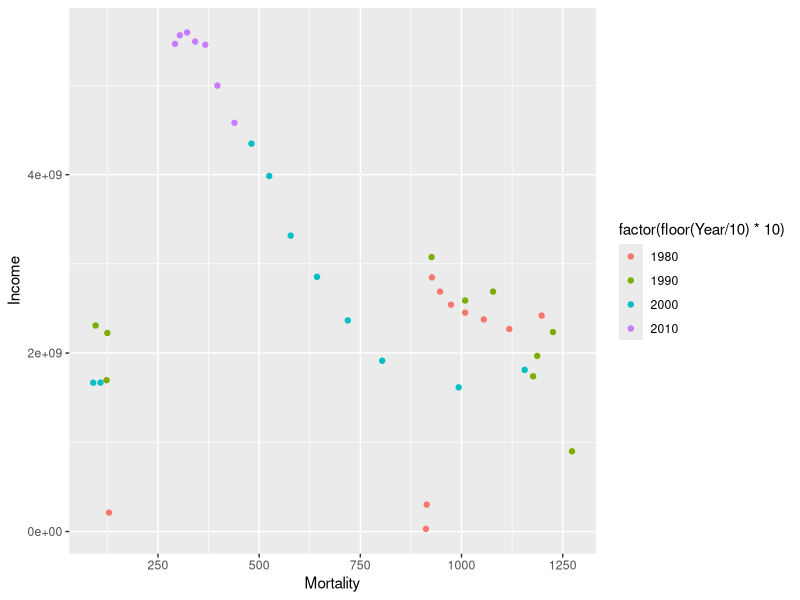
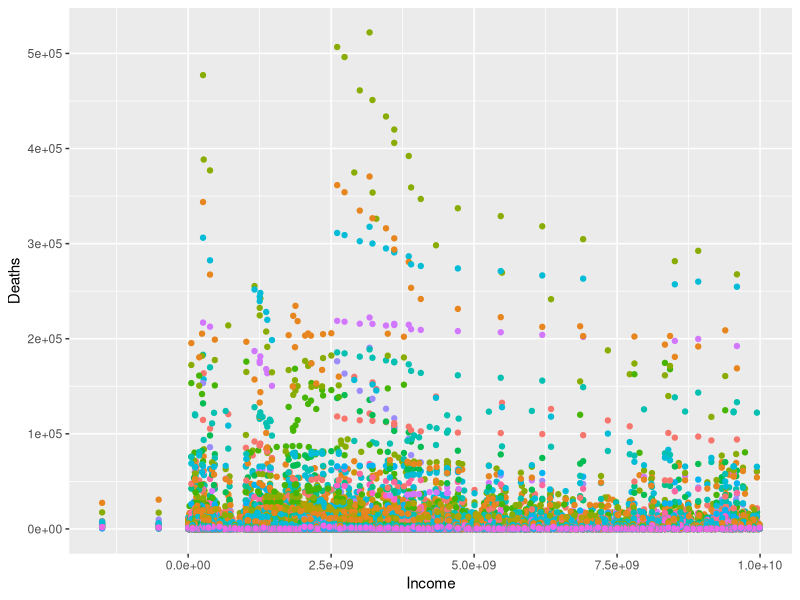

Source code (R) for these figures, in order:
## ---- chunk 1
library(tidyverse)
## ---- chunk 2
cause_of_death <- read_delim("causes-of-death-in-children.csv")
by_age <- read_delim("child-deaths-by-age.csv")
mortality_fertility_income <- read_delim("MortalityFertilityIncome.csv")

head(cause_of_death)
head(by_age)
head(mortality_fertility_income)
## ---- chunk 3
cat("Cause of Death\n")
print(names(cause_of_death))
cat("\n")
cat("Death By Age\n")
print(names(by_age))
cat("Mortality Fertility And Income\n")
print(names(mortality_fertility_income))
## ---- chunk 4
mortality <- mortality_fertility_income %>%
  select(starts_with("m"))

fertility <- mortality_fertility_income %>%
  select(starts_with("f"))

income <- mortality_fertility_income %>%
  select(starts_with("i"))

names(mortality) <- substring(names(mortality), 2)
names(fertility) <- substring(names(fertility), 2)
names(income) <- substring(names(income), 2)

mortality <- cbind(mortality, mortality_fertility_income[,c('Country Name', 'Country Code', 'Region')])
fertility <- cbind(fertility, mortality_fertility_income[,c('Country Name', 'Country Code', 'Region')])
income <- cbind(income, mortality_fertility_income[,c('Country Name', 'Country Code', 'Region')])
## ---- chunk 5
mortality_longer <- pivot_longer(mortality, -c("Country Code", "Country Name", "Region"), names_to="Year", values_to="Mortality")

income_longer <- pivot_longer(income, -c("Country Code", "Country Name", "Region"), names_to="Year", values_to="Income")
## ---- chunk 6
m_i <- merge(mortality_longer, income_longer)

m_i$Year <- as.integer(m_i$Year)

m_i <- m_i %>%
  filter(!is.na(Mortality)) %>%
  filter(!is.na(Income)) %>%
  filter(`Country Code` == "RWA")

ggplot(m_i, aes(x = Mortality, y = Income, color = factor(floor(Year / 10) * 10))) +
  geom_point() 
## ---- chunk 7
income_renamed <- rename(income_longer, Code="Country Code")
print(names(income_renamed))
## ---- chunk 8
income_renamed$Year <- as.integer(income_renamed$Year)
disease_income <- merge(income_renamed, cause_of_death)
disease_income_longer <- pivot_longer(disease_income, -c("Code", "Country Name", "Region", "Income", "Entity", "Year"), names_to="Disease", values_to="Deaths")
## ---- chunk 9
disease_filtered <- filter(disease_income_longer)

ggplot(disease_filtered, aes(x = Income, y = Deaths, color = Disease)) +
  geom_point() +
  theme(legend.position="none")
  
